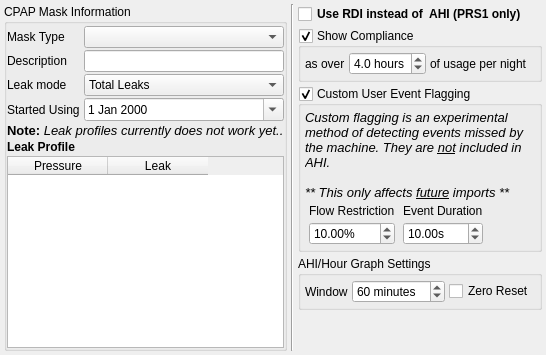
     <widget class="QWidget" name="tabCPAP">
      <attribute name="title">
       <string>&amp;CPAP</string>
      </attribute>
      <layout class="QHBoxLayout" name="horizontalLayout_15">
       <property name="spacing">
        <number>4</number>
       </property>
       <property name="margin">
        <number>4</number>
       </property>
       <item>
        <widget class="QGroupBox" name="groupBox_5">
         <property name="sizePolicy">
          <sizepolicy hsizetype="Fixed" vsizetype="Preferred">
           <horstretch>0</horstretch>
           <verstretch>0</verstretch>
          </sizepolicy>
         </property>
         <property name="title">
          <string>CPAP Mask Information</string>
         </property>
         <property name="checkable">
          <bool>false</bool>
         </property>
         <layout class="QGridLayout" name="gridLayout">
          <property name="leftMargin">
           <number>0</number>
          </property>
          <property name="topMargin">
           <number>2</number>
          </property>
          <property name="rightMargin">
           <number>0</number>
          </property>
          <property name="bottomMargin">
           <number>0</number>
          </property>
          <property name="horizontalSpacing">
           <number>4</number>
          </property>
          <property name="verticalSpacing">
           <number>2</number>
          </property>
          <item row="2" column="0">
           <widget class="QLabel" name="label_27">
            <property name="text">
             <string>Mask Type</string>
            </property>
           </widget>
          </item>
          <item row="2" column="1" colspan="2">
           <widget class="QComboBox" name="maskTypeCombo">
            <property name="toolTip">
             <string>Generic mask type. Select the one that's closest to your mask.</string>
            </property>
            <item>
             <property name="text">
              <string/>
             </property>
            </item>
           </widget>
          </item>
          <item row="3" column="0">
           <widget class="QLabel" name="label_29">
            <property name="sizePolicy">
             <sizepolicy hsizetype="Fixed" vsizetype="Preferred">
              <horstretch>0</horstretch>
              <verstretch>0</verstretch>
             </sizepolicy>
            </property>
            <property name="text">
             <string>Description</string>
            </property>
           </widget>
          </item>
          <item row="3" column="1" colspan="2">
           <widget class="QLineEdit" name="maskDescription">
            <property name="toolTip">
             <string>The name of your mask, or at least the name you call it.</string>
            </property>
           </widget>
          </item>
          <item row="4" column="1" colspan="2">
           <widget class="QComboBox" name="leakModeCombo">
            <property name="sizePolicy">
             <sizepolicy hsizetype="Preferred" vsizetype="Fixed">
              <horstretch>0</horstretch>
              <verstretch>0</verstretch>
             </sizepolicy>
            </property>
            <property name="toolTip">
             <string>Ignore this, it's not implemented yet.</string>
            </property>
            <item>
             <property name="text">
              <string>Total Leaks</string>
             </property>
            </item>
            <item>
             <property name="text">
              <string>Unintentional Leaks</string>
             </property>
            </item>
           </widget>
          </item>
          <item row="4" column="0">
           <widget class="QLabel" name="label_17">
            <property name="sizePolicy">
             <sizepolicy hsizetype="Fixed" vsizetype="Preferred">
              <horstretch>0</horstretch>
              <verstretch>0</verstretch>
             </sizepolicy>
            </property>
            <property name="text">
             <string>Leak mode</string>
            </property>
           </widget>
          </item>
          <item row="9" column="0">
           <widget class="QLabel" name="label_7">
            <property name="sizePolicy">
             <sizepolicy hsizetype="Preferred" vsizetype="Preferred">
              <horstretch>0</horstretch>
              <verstretch>0</verstretch>
             </sizepolicy>
            </property>
            <property name="text">
             <string>Started Using</string>
            </property>
           </widget>
          </item>
          <item row="9" column="1" colspan="2">
           <widget class="QDateEdit" name="startedUsingMask">
            <property name="sizePolicy">
             <sizepolicy hsizetype="Preferred" vsizetype="Fixed">
              <horstretch>0</horstretch>
              <verstretch>0</verstretch>
             </sizepolicy>
            </property>
            <property name="toolTip">
             <string>The date you started using this mask</string>
            </property>
            <property name="calendarPopup">
             <bool>true</bool>
            </property>
           </widget>
          </item>
          <item row="11" column="0">
           <widget class="QLabel" name="label_28">
            <property name="font">
             <font>
              <weight>75</weight>
              <bold>true</bold>
             </font>
            </property>
            <property name="text">
             <string>Leak Profile</string>
            </property>
           </widget>
          </item>
          <item row="12" column="0" colspan="3">
           <widget class="QTableWidget" name="leakProfile">
            <property name="alternatingRowColors">
             <bool>true</bool>
            </property>
            <attribute name="verticalHeaderVisible">
             <bool>false</bool>
            </attribute>
            <column>
             <property name="text">
              <string>Pressure</string>
             </property>
            </column>
            <column>
             <property name="text">
              <string>Leak</string>
             </property>
            </column>
           </widget>
          </item>
          <item row="10" column="0" colspan="3">
           <widget class="QLabel" name="label_31">
            <property name="font">
             <font>
              <italic>true</italic>
             </font>
            </property>
            <property name="text">
             <string>&lt;!DOCTYPE HTML PUBLIC &quot;-//W3C//DTD HTML 4.0//EN&quot; &quot;http://www.w3.org/TR/REC-html40/strict.dtd&quot;&gt;
&lt;html&gt;&lt;head&gt;&lt;meta name=&quot;qrichtext&quot; content=&quot;1&quot; /&gt;&lt;style type=&quot;text/css&quot;&gt;
p, li { white-space: pre-wrap; }
&lt;/style&gt;&lt;/head&gt;&lt;body style=&quot; font-family:'Sans'; font-size:10pt; font-weight:400; font-style:italic;&quot;&gt;
&lt;p style=&quot; margin-top:0px; margin-bottom:0px; margin-left:0px; margin-right:0px; -qt-block-indent:0; text-indent:0px;&quot;&gt;&lt;span style=&quot; font-weight:600; font-style:normal;&quot;&gt;Note: &lt;/span&gt;Leak profiles currently does not work yet..&lt;/p&gt;&lt;/body&gt;&lt;/html&gt;</string>
            </property>
           </widget>
          </item>
         </layout>
        </widget>
       </item>
       <item>
        <widget class="Line" name="line">
         <property name="orientation">
          <enum>Qt::Vertical</enum>
         </property>
        </widget>
       </item>
       <item>
        <layout class="QVBoxLayout" name="verticalLayout_13">
         <property name="spacing">
          <number>4</number>
         </property>
         <item>
          <widget class="QCheckBox" name="AddRERAtoAHI">
           <property name="font">
            <font>
             <weight>75</weight>
             <bold>true</bold>
            </font>
           </property>
           <property name="toolTip">
            <string>Shows Respiratory Disturbance Index instead of Apnea/Hypopnea Index (RDI=AHI + RERA)</string>
           </property>
           <property name="text">
            <string>Use RDI instead of  AHI (PRS1 only)</string>
           </property>
          </widget>
         </item>
         <item>
          <widget class="QGroupBox" name="complianceGroupbox">
           <property name="toolTip">
            <string>Don't show any compliance information</string>
           </property>
           <property name="title">
            <string>Show Compliance</string>
           </property>
           <property name="checkable">
            <bool>true</bool>
           </property>
           <layout class="QGridLayout" name="gridLayout_7">
            <property name="margin">
             <number>4</number>
            </property>
            <property name="spacing">
             <number>4</number>
            </property>
            <item row="0" column="1">
             <widget class="QDoubleSpinBox" name="complianceHours">
              <property name="sizePolicy">
               <sizepolicy hsizetype="Fixed" vsizetype="Fixed">
                <horstretch>0</horstretch>
                <verstretch>0</verstretch>
               </sizepolicy>
              </property>
              <property name="toolTip">
               <string>Regard days with under this usage as &quot;incompliant&quot;. 4 hours is usually considered compliant.</string>
              </property>
              <property name="suffix">
               <string> hours</string>
              </property>
              <property name="decimals">
               <number>1</number>
              </property>
              <property name="maximum">
               <double>8.000000000000000</double>
              </property>
              <property name="value">
               <double>4.000000000000000</double>
              </property>
             </widget>
            </item>
            <item row="0" column="0">
             <widget class="QLabel" name="label_39">
              <property name="sizePolicy">
               <sizepolicy hsizetype="Fixed" vsizetype="Preferred">
                <horstretch>0</horstretch>
                <verstretch>0</verstretch>
               </sizepolicy>
              </property>
              <property name="text">
               <string>as over</string>
              </property>
             </widget>
            </item>
            <item row="0" column="2">
             <widget class="QLabel" name="label_40">
              <property name="text">
               <string>of usage per night</string>
              </property>
             </widget>
            </item>
           </layout>
          </widget>
         </item>
         <item>
          <widget class="QGroupBox" name="customEventGroupbox">
           <property name="toolTip">
            <string>Enable/disable experimental event flagging enhancements. 
It allows detecting borderline events, and some the machine missed.
This option must be enabled before import, otherwise a purge is required.</string>
           </property>
           <property name="title">
            <string>Custom User Event Flagging</string>
           </property>
           <property name="checkable">
            <bool>true</bool>
           </property>
           <layout class="QGridLayout" name="gridLayout_6">
            <property name="margin">
             <number>4</number>
            </property>
            <property name="spacing">
             <number>4</number>
            </property>
            <item row="1" column="1">
             <widget class="QLabel" name="label_35">
              <property name="sizePolicy">
               <sizepolicy hsizetype="Fixed" vsizetype="Preferred">
                <horstretch>0</horstretch>
                <verstretch>0</verstretch>
               </sizepolicy>
              </property>
              <property name="text">
               <string>Flow Restriction</string>
              </property>
             </widget>
            </item>
            <item row="2" column="1">
             <widget class="QDoubleSpinBox" name="apneaFlowRestriction">
              <property name="sizePolicy">
               <sizepolicy hsizetype="Minimum" vsizetype="Fixed">
                <horstretch>0</horstretch>
                <verstretch>0</verstretch>
               </sizepolicy>
              </property>
              <property name="toolTip">
               <string>Percentage of restriction in airflow from the median value. 
A value of 20% works well for detecting apneas. </string>
              </property>
              <property name="suffix">
               <string>%</string>
              </property>
              <property name="value">
               <double>10.000000000000000</double>
              </property>
             </widget>
            </item>
            <item row="2" column="4">
             <spacer name="horizontalSpacer_4">
              <property name="orientation">
               <enum>Qt::Horizontal</enum>
              </property>
              <property name="sizeHint" stdset="0">
               <size>
                <width>40</width>
                <height>20</height>
               </size>
              </property>
             </spacer>
            </item>
            <item row="0" column="0" colspan="5">
             <widget class="QLabel" name="label_34">
              <property name="font">
               <font>
                <italic>true</italic>
               </font>
              </property>
              <property name="text">
               <string>&lt;!DOCTYPE HTML PUBLIC &quot;-//W3C//DTD HTML 4.0//EN&quot; &quot;http://www.w3.org/TR/REC-html40/strict.dtd&quot;&gt;
&lt;html&gt;&lt;head&gt;&lt;meta name=&quot;qrichtext&quot; content=&quot;1&quot; /&gt;&lt;style type=&quot;text/css&quot;&gt;
p, li { white-space: pre-wrap; }
&lt;/style&gt;&lt;/head&gt;&lt;body style=&quot; font-family:'Sans'; font-size:10pt; font-weight:400; font-style:italic;&quot;&gt;
&lt;p style=&quot; margin-top:0px; margin-bottom:0px; margin-left:0px; margin-right:0px; -qt-block-indent:0; text-indent:0px;&quot;&gt;Custom flagging is an experimental method of detecting events missed by the machine. They are &lt;span style=&quot; text-decoration: underline;&quot;&gt;not&lt;/span&gt; included in AHI.&lt;/p&gt;
&lt;p style=&quot;-qt-paragraph-type:empty; margin-top:0px; margin-bottom:0px; margin-left:0px; margin-right:0px; -qt-block-indent:0; text-indent:0px;&quot;&gt;&lt;/p&gt;
&lt;p style=&quot; margin-top:0px; margin-bottom:0px; margin-left:0px; margin-right:0px; -qt-block-indent:0; text-indent:0px;&quot;&gt;** This only affects &lt;span style=&quot; text-decoration: underline;&quot;&gt;future&lt;/span&gt; imports **&lt;/p&gt;&lt;/body&gt;&lt;/html&gt;</string>
              </property>
              <property name="wordWrap">
               <bool>true</bool>
              </property>
             </widget>
            </item>
            <item row="2" column="3">
             <widget class="QDoubleSpinBox" name="apneaDuration">
              <property name="toolTip">
               <string>Duration of airflow restriction</string>
              </property>
              <property name="suffix">
               <string>s</string>
              </property>
              <property name="minimum">
               <double>1.000000000000000</double>
              </property>
              <property name="value">
               <double>10.000000000000000</double>
              </property>
             </widget>
            </item>
            <item row="1" column="3">
             <widget class="QLabel" name="label_38">
              <property name="text">
               <string>Event Duration</string>
              </property>
             </widget>
            </item>
           </layout>
          </widget>
         </item>
         <item>
          <widget class="QGroupBox" name="ahiGraphGroupbox">
           <property name="title">
            <string>AHI/Hour Graph Settings</string>
           </property>
           <property name="checkable">
            <bool>false</bool>
           </property>
           <property name="checked">
            <bool>false</bool>
           </property>
           <layout class="QGridLayout" name="gridLayout_8">
            <property name="horizontalSpacing">
             <number>4</number>
            </property>
            <property name="margin">
             <number>4</number>
            </property>
            <item row="0" column="0">
             <widget class="QLabel" name="label_36">
              <property name="sizePolicy">
               <sizepolicy hsizetype="Fixed" vsizetype="Preferred">
                <horstretch>0</horstretch>
                <verstretch>0</verstretch>
               </sizepolicy>
              </property>
              <property name="text">
               <string>Window</string>
              </property>
             </widget>
            </item>
            <item row="0" column="1">
             <widget class="QSpinBox" name="ahiGraphWindowSize">
              <property name="toolTip">
               <string>Adjusts the amount of data considered for each point in the AHI/Hour graph.
Defaults to 60 minutes.. Highly recommend it's left at this value.</string>
              </property>
              <property name="suffix">
               <string> minutes</string>
              </property>
              <property name="minimum">
               <number>5</number>
              </property>
              <property name="maximum">
               <number>999</number>
              </property>
              <property name="value">
               <number>60</number>
              </property>
             </widget>
            </item>
            <item row="0" column="2">
             <widget class="QCheckBox" name="ahiGraphZeroReset">
              <property name="toolTip">
               <string>Reset the counter to zero at beginning of each (time) window.
Note: Unless you purge and reimport after changing this, you won't see the changes.</string>
              </property>
              <property name="text">
               <string>Zero Reset</string>
              </property>
             </widget>
            </item>
           </layout>
          </widget>
         </item>
         <item>
          <spacer name="verticalSpacer_7">
           <property name="orientation">
            <enum>Qt::Vertical</enum>
           </property>
           <property name="sizeHint" stdset="0">
            <size>
             <width>20</width>
             <height>40</height>
            </size>
           </property>
          </spacer>
         </item>
        </layout>
       </item>
      </layout>
     </widget>
